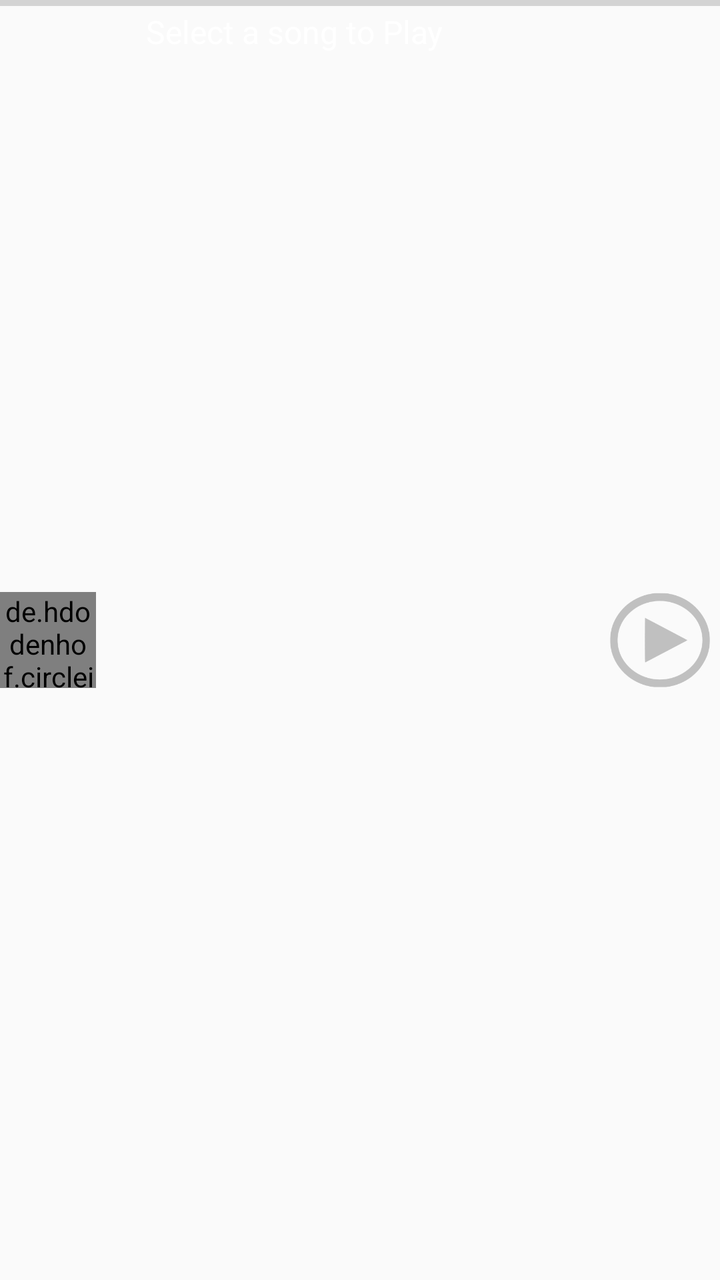
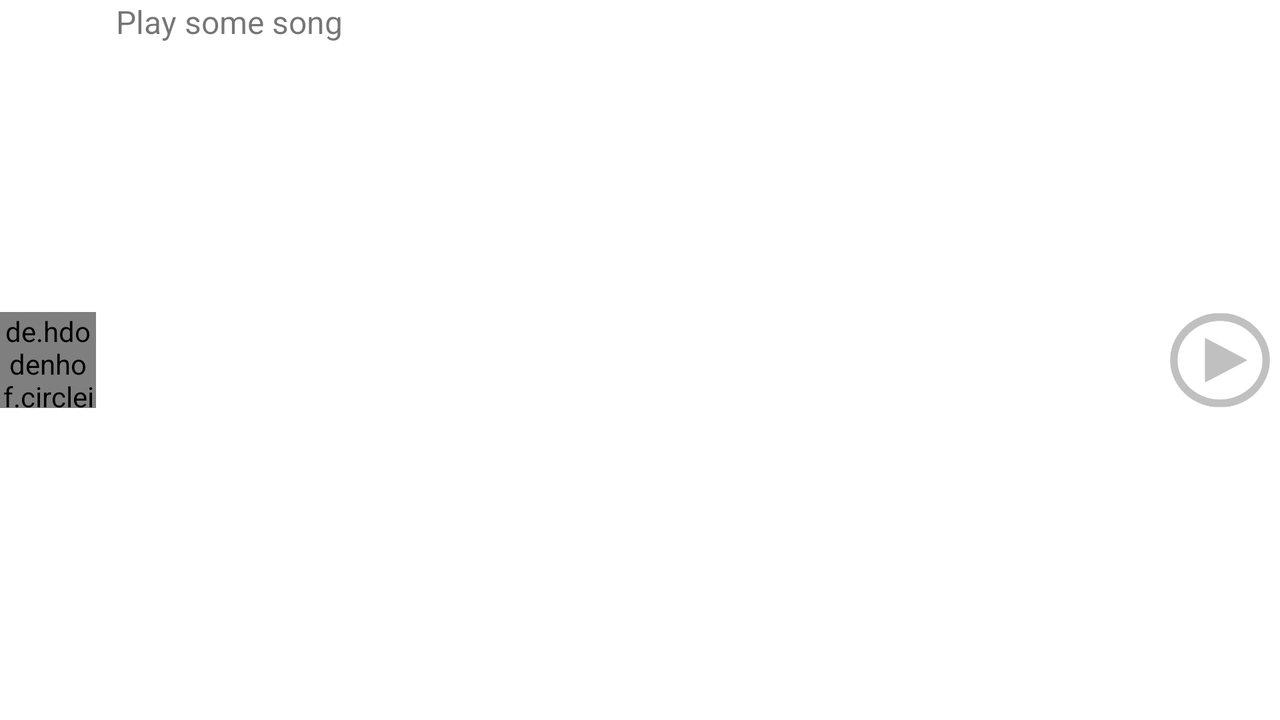

The same Android screen from two of the app's own layout files: first res/layout/ as a phone draws it, then the repository's variant for another configuration, drawn on a device whose configuration selects that folder. Both files follow.
<!-- AndroidManifest.xml: application theme AppTheme -->
<!-- res/layout/slidepanel_slider_anchor.xml -->
<?xml version="1.0" encoding="utf-8"?>
<RelativeLayout xmlns:android="http://schemas.android.com/apk/res/android"
    android:layout_width="match_parent"
    android:background="@color/transparentDarkBlack"
    android:layout_height="match_parent">
    <RelativeLayout
        android:layout_width="match_parent"
        android:layout_height="match_parent"
        >

        <de.hdodenhof.circleimageview.CircleImageView
            android:id="@+id/albumart_slider_playingsong"
            android:layout_width="48dp"
            android:layout_height="48dp"
            android:layout_alignParentLeft="true"
            android:layout_centerVertical="true"
            android:src="@drawable/albumart_default"
            android:scaleType="centerCrop"
            />


            <LinearLayout
                android:layout_width="match_parent"
                android:layout_height="wrap_content"
                android:layout_marginLeft="10dp"
                android:layout_toRightOf="@+id/albumart_slider_playingsong"
                android:layout_toLeftOf="@+id/slider_playing_button_playpause"
                android:orientation="vertical">

                <TextView
                    android:text="Select a song to Play"
                    android:id="@+id/slider_playingsong_songname"
                    android:layout_width="fill_parent"
                    android:layout_height="wrap_content"
                    android:layout_marginTop="5dp"
                    android:textColor="@android:color/white"
                    android:singleLine="true"
                    android:ellipsize="marquee"
                    android:marqueeRepeatLimit="marquee_forever"
                    android:scrollHorizontally="true"
                    android:paddingLeft="15dip"
                    android:paddingRight="15dip"
                    android:focusable="true"
                    android:focusableInTouchMode="true"
                    android:freezesText="true"
                    android:textSize="16sp" />

                <TextView
                    android:id="@+id/slider_playing_songdetails"
                    android:layout_width="match_parent"
                    android:layout_height="match_parent"
                    android:layout_marginTop="4dp"
                    android:textColor="@android:color/white"
                    android:singleLine="true"
                    android:ellipsize="middle"
                    android:text=""
                    android:textSize="12sp" />
            </LinearLayout>

        <ImageButton
            android:layout_width="60dp"
            android:layout_height="60dp"
            android:padding="5dp"
            android:layout_centerVertical="true"
            android:layout_alignParentRight="true"
            android:background="@android:color/transparent"
            android:id="@+id/slider_playing_button_playpause"
            android:src="@drawable/icon_play"
            android:scaleType="fitXY"/>



    </RelativeLayout>

    <ProgressBar
        style="?android:attr/progressBarStyleHorizontal"
        android:layout_width="match_parent"
        android:layout_height="3dp"
        android:max="100"
        android:progress="0"
        android:layout_alignParentTop="true"
        android:id="@+id/slider_progressBar"
        android:layout_centerVertical="true"/>

</RelativeLayout>
<!-- resources referenced by this layout -->
<resources>
  <!-- drawable icon_play: png bitmap (drawable, 8953 bytes) -->
  <style name="AppTheme" parent="Theme.AppCompat.Light">
          
          <item name="colorPrimary">@color/colorPrimary</item>
          <item name="colorPrimaryDark">@color/colorPrimaryDark</item>
          <item name="colorAccent">@color/colorAccent</item>
        </style>
  <color name="colorPrimary">#3F51B5</color>
  <color name="colorPrimaryDark">#303F9F</color>
  <color name="colorAccent">#FF4081</color>
</resources>
<!-- res/layout-w400dp/slidepanel_slider_anchor.xml (the repository's variant of the layout above) -->
<!-- drawn on the phone turned sideways -->
<?xml version="1.0" encoding="utf-8"?>
<RelativeLayout xmlns:android="http://schemas.android.com/apk/res/android"
    android:layout_width="match_parent"

    android:background="@android:color/white"
    android:layout_height="match_parent">
    <RelativeLayout
        android:layout_width="match_parent"
        android:layout_height="match_parent"
        >

        <de.hdodenhof.circleimageview.CircleImageView
            android:id="@+id/albumart_slider_playingsong"
            android:layout_width="48dp"
            android:layout_height="48dp"
            android:layout_alignParentLeft="true"
            android:layout_centerVertical="true"
            android:src="@drawable/albumart_default"
            android:scaleType="centerCrop"
            />


            <LinearLayout
                android:layout_width="wrap_content"
                android:layout_height="wrap_content"
                android:layout_marginLeft="10dp"
                android:layout_toRightOf="@+id/albumart_slider_playingsong"
                android:orientation="vertical">

                <TextView
                    android:id="@+id/slider_playingsong_songname"
                    android:layout_width="match_parent"
                    android:layout_height="wrap_content"
                    android:singleLine="true"
                    android:text="Play some song"
                    android:textSize="16sp" />

                <TextView
                    android:id="@+id/slider_playing_songdetails"
                    android:layout_width="match_parent"
                    android:layout_height="match_parent"
                    android:layout_marginTop="4dp"
                    android:singleLine="true"
                    android:text=""
                    android:textSize="12sp" />
            </LinearLayout>

        <ImageButton
            android:layout_width="60dp"
            android:layout_height="60dp"
            android:padding="5dp"
            android:layout_centerVertical="true"
            android:layout_alignParentRight="true"
            android:background="@android:color/transparent"
            android:id="@+id/slider_playing_button_playpause"
            android:src="@drawable/icon_play"
            android:scaleType="fitXY"/>



    </RelativeLayout>

    <SeekBar
        style="@style/Widget.AppCompat.SeekBar"
        android:layout_width="match_parent"
        android:layout_height="wrap_content"
        android:max="100"
        android:progress="30"
        android:layout_alignParentTop="true"
        android:id="@+id/slider_seekBar"
        android:visibility="invisible"/>

</RelativeLayout>
